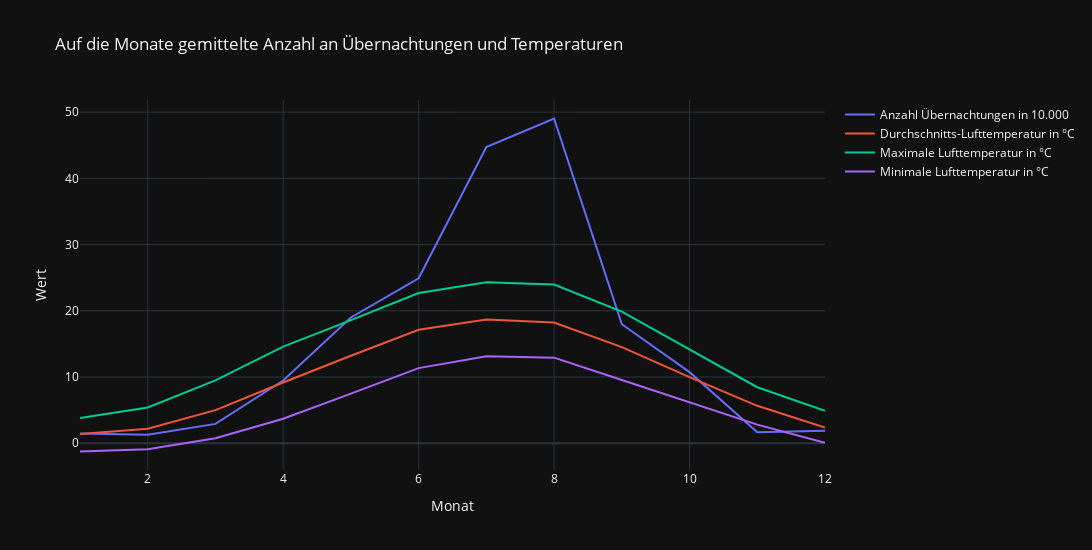

Notebook code for this chart:
### Markdown cell above
### b. Prüfen Sie zu (a) auch, ob es einen Zusammenhang mit zeitlicher Verzögerung gibt, und ermitteln Sie ggf. mit welchem Lag.

### Code cell
zeitraum = 'monat'
# Group by year and calculate the mean
df_uebernachtungen_mean_per_year = df_main.groupby([zeitraum])['uebernachtungen_anzahl'].mean().reset_index()
df_temperature_mean_per_year = df_main.groupby([zeitraum])[['mean_air_temp_mean', 'mean_air_temp_max', 'mean_air_temp_min']].mean().reset_index()

# Drop year 2024
df_uebernachtungen_mean_per_year = df_uebernachtungen_mean_per_year[df_uebernachtungen_mean_per_year[zeitraum] != 2024]

# Divide uebernachtungen_anzahl by 1000
df_uebernachtungen_mean_per_year['uebernachtungen_anzahl'] = df_uebernachtungen_mean_per_year['uebernachtungen_anzahl'] / 10000

# Merge the grouped dataframes on 'year'
df_merged_grouped = pd.merge(df_uebernachtungen_mean_per_year, df_temperature_mean_per_year, left_on=zeitraum, right_on=zeitraum)

# Create a line plot
fig = go.Figure()

fig.add_trace(go.Scatter(x=df_merged_grouped[zeitraum], y=df_merged_grouped['uebernachtungen_anzahl'], mode='lines', name='Anzahl Übernachtungen in 10.000'))
fig.add_trace(go.Scatter(x=df_merged_grouped[zeitraum], y=df_merged_grouped['mean_air_temp_mean'], mode='lines', name='Durchschnitts-Lufttemperatur in °C'))
fig.add_trace(go.Scatter(x=df_merged_grouped[zeitraum], y=df_merged_grouped['mean_air_temp_max'], mode='lines', name='Maximale Lufttemperatur in °C'))
fig.add_trace(go.Scatter(x=df_merged_grouped[zeitraum], y=df_merged_grouped['mean_air_temp_min'], mode='lines', name='Minimale Lufttemperatur in °C'))

fig.update_layout(
    title='Auf die Monate gemittelte Anzahl an Übernachtungen und Temperaturen',
    xaxis_title=zeitraum.capitalize(),
    yaxis_title='Wert',
    autosize=False,
    width=1200,
    height=550,
)

fig.show()

### Figure 1 — Plotly figure (JSON) as saved in the notebook; plotly's stock layout.template omitted (floating-point values rounded to 4 significant figures)
{"data": [{"mode": "lines", "name": "Anzahl Übernachtungen in 10.000", "x": [1, 2, 3, 4, 5, 6, 7, 8, 9, 10, 11, 12], "y": [1.468, 1.296, 2.92, 9.469, 18.99, 24.91, 44.72, 49.04, 17.97, 10.73, 1.639, 1.865], "type": "scatter"}, {"mode": "lines", "name": "Durchschnitts-Lufttemperatur in °C", "x": [1, 2, 3, 4, 5, 6, 7, 8, 9, 10, 11, 12], "y": [1.397, 2.2, 4.998, 9.161, 13.2, 17.12, 18.69, 18.23, 14.5, 9.989, 5.647, 2.358], "type": "scatter"}, {"mode": "lines", "name": "Maximale Lufttemperatur in °C", "x": [1, 2, 3, 4, 5, 6, 7, 8, 9, 10, 11, 12], "y": [3.807, 5.406, 9.477, 14.58, 18.59, 22.68, 24.32, 23.97, 19.86, 14.15, 8.456, 4.878], "type": "scatter"}, {"mode": "lines", "name": "Minimale Lufttemperatur in °C", "x": [1, 2, 3, 4, 5, 6, 7, 8, 9, 10, 11, 12], "y": [-1.252, -0.9073, 0.742, 3.684, 7.493, 11.34, 13.13, 12.92, 9.541, 6.137, 2.81, 0.07194], "type": "scatter"}], "layout": {"title": {"text": "Auf die Monate gemittelte Anzahl an Übernachtungen und Temperaturen"}, "xaxis": {"title": {"text": "Monat"}}, "yaxis": {"title": {"text": "Wert"}}, "autosize": false, "width": 1200, "height": 550}}
